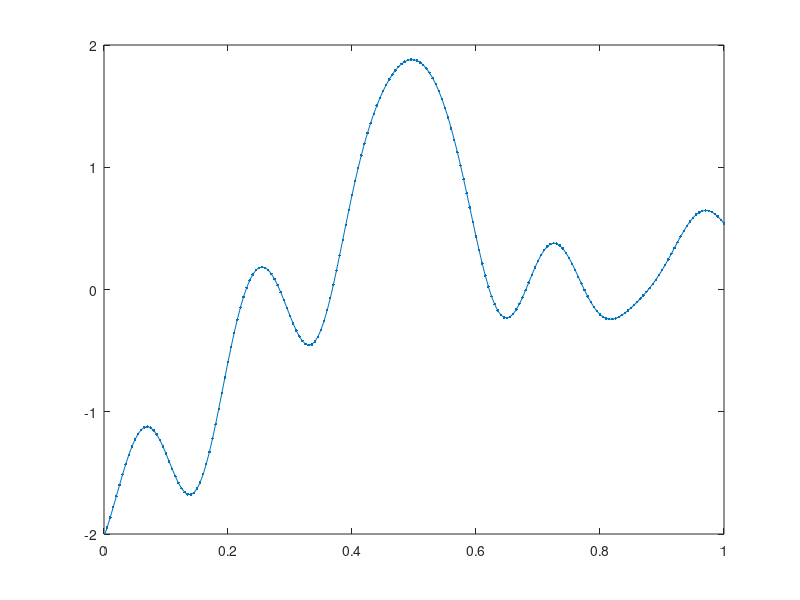

The MATLAB source for this figure:


clear all;
close all;

% Choose a kernel (covariance function).
kernel = 6;
switch kernel
    case 1; k = @(x,y) 1*x'*y;   % Linear.
    case 2; k = @(x,y) 1*min(x,y);   % Brownian motion.
    case 3; k = @(x,y) exp(-100*(x-y)'*(x-y));  % Squared exponential.
    case 4; k = @(x,y) exp(-1*sqrt((x-y)'*(x-y)));  % Ornstein-Uhlenbeck.
    case 5; k = @(x,y) exp(-1*sin(5*pi*(x-y))^2);   % Periodic.
    case 6; k = @(x,y) exp(-100*min(abs(x-y), abs(x+y)).^2); % Symmetric.
end

% Choose points at which to sample.
x = (0:.005:1);     % Change to (-1:.005:1) for kernel = 6.
n = length(x)

% Construct the covariance matrix.
C = zeros (n,n);
for i = 1:n
    for j = 1:n
        C(i,j) = k(x(i),x(j));
    end
end

% Sample from the Gaussian process at the points.
u = randn(n,1);         % Sample u ~ N(0,I).
[A,S,B] = svd(C);       % factor C = ASB'
z = A*sqrt(S)*u;        % z = A.S^.5 u ~ N(0,C)

% Plot
figure(2); hold on; clf
plot(x,z,'.-')
axis([0,1,-2,2])        % Comment out for kernel = 6.